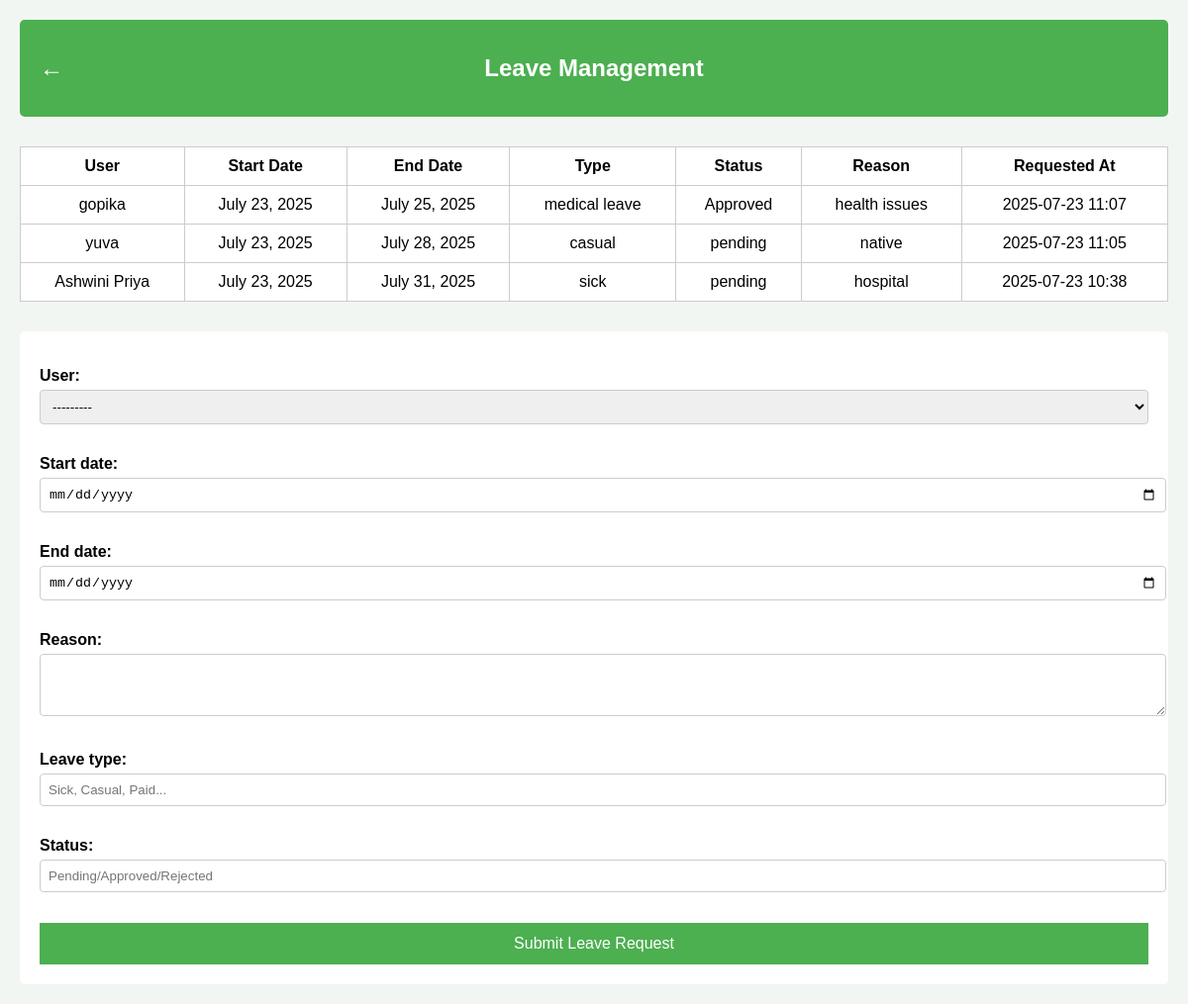
/leave/, run on the app's committed database.
### user/models.py (models this page shows, shortened)
class Leaves(models.Model):
    user = models.ForeignKey(Users, on_delete=models.CASCADE)
    start_date = models.DateField()
    end_date = models.DateField()
    reason = models.TextField()
    leave_type = models.CharField(max_length=50)
    status = models.CharField(max_length=50)
    requested_at = models.DateTimeField(auto_now_add=True)

class Users(models.Model):
    role = models.ForeignKey(Roles, on_delete=models.SET_NULL, null=True)
    full_name = models.CharField(max_length=100)
    email = models.EmailField(unique=True)
    phone = models.CharField(max_length=15)
    password = models.CharField(max_length=128)
    profile_picture = models.ImageField(upload_to='profiles/', blank=True, null=True)
    date_joined = models.DateField(auto_now_add=True)
    status = models.CharField(max_length=50)
    def __str__(self):
        return self.full_name

### user/views.py (the view)
# urls.py: path('leave/', views.leave_view, name='leave'),
def leave_view(request):
    if request.method == 'POST':
        form = LeaveForm(request.POST)
        if form.is_valid():
            form.save()
            return redirect('leave')  # Make sure this name matches your URL pattern name
    else:
        form = LeaveForm()
    leaves = Leaves.objects.all().order_by('-requested_at')  # Show latest leaves first
    return render(request, 'leave.html', {'form': form, 'leaves': leaves})

### user/forms.py
class LeaveForm(forms.ModelForm):
    class Meta:
        model = Leaves
        fields = ['user', 'start_date', 'end_date', 'reason', 'leave_type', 'status']
        widgets = {
            'start_date': forms.DateInput(attrs={'type': 'date'}),
            'end_date': forms.DateInput(attrs={'type': 'date'}),
            'reason': forms.Textarea(attrs={'rows': 3}),
            'leave_type': forms.TextInput(attrs={'placeholder': 'Sick, Casual, Paid...'}),
            'status': forms.TextInput(attrs={'placeholder': 'Pending/Approved/Rejected'}),
        }

### user/context_processors.py (called while the page is built)
def notification_data(request):
    unread_notifications = Notifications.objects.filter(read_status=False).order_by('-created_at')[:5]
    unread_count = Notifications.objects.filter(read_status=False).count()
    return {
        'notifications': unread_notifications,
        'unread_count': unread_count,
    }

### user/templates/leave.html (shortened to what this page needs)
{% load static %}
<!DOCTYPE html>
<html lang="en">
<head>
</head>
<body>
  <div class="header">
    <a href="{% url 'admin_dashboard' %}" class="back-btn">&#8592;</a>
    <h2>Leave Management</h2>
  </div>
  <table>
    <thead>
      <tr>
        <th>User</th>
        <th>Start Date</th>
        <th>End Date</th>
        <th>Type</th>
        <th>Status</th>
        <th>Reason</th>
        <th>Requested At</th>
      </tr>
    </thead>
    <tbody>
      {% for leave in leaves %}
      <tr>
        <td>{{ leave.user.full_name }}</td>
        <td>{{ leave.start_date }}</td>
        <td>{{ leave.end_date }}</td>
        <td>{{ leave.leave_type }}</td>
        <td>{{ leave.status }}</td>
        <td>{{ leave.reason }}</td>
        <td>{{ leave.requested_at|date:"Y-m-d H:i" }}</td>
      </tr>
      {% empty %}
      <tr><td colspan="7">No leave requests yet.</td></tr>
      {% endfor %}
    </tbody>
  </table>
  <form method="POST">
    {{ form.as_p }}
    <button type="submit" class="btn-submit">Submit Leave Request</button>
  </form>
</body>
</html>

### user/templates/leave.html (style rules this page uses)
body { font-family: Arial, sans-serif; margin: 0; padding: 20px; background: #f1f6f2; }
.header { position: relative; text-align: center; background-color: #4CAF50; padding: 15px 0; border-radius: 5px; color: white; }
.back-btn { position: absolute; left: 20px; top: 50%; transform: translateY(-50%); font-size: 24px; text-decoration: none; color: white; }
table { width: 100%; border-collapse: collapse; margin-top: 30px; margin-bottom: 30px; background: white; }
table, th, td { border: 1px solid #ccc; }
th, td { padding: 10px; text-align: center; }
form { background-color: white; padding: 20px; border-radius: 5px; }
form label { display: block; margin-bottom: 5px; font-weight: bold; }
form input, form select, form textarea { width: 100%; padding: 8px; margin-bottom: 15px; border: 1px solid #ccc; border-radius: 4px; }
.btn-submit { background-color: #4CAF50; color: white; border: none; padding: 12px 20px; cursor: pointer; width: 100%; font-size: 16px; }

### data on the page
Leaves: user.full_name "gopika", start_date "July 23, 2025", end_date "July 25, 2025", leave_type "medical leave", status "Approved", reason "health issues", requested_at "2025-07-23 11:07"
Leaves: user.full_name "yuva", start_date "July 23, 2025", end_date "July 28, 2025", leave_type "casual", status "pending", reason "native", requested_at "2025-07-23 11:05"
Leaves: user.full_name "Ashwini Priya", start_date "July 23, 2025", end_date "July 31, 2025", leave_type "sick", status "pending", reason "hospital", requested_at "2025-07-23 10:38"
